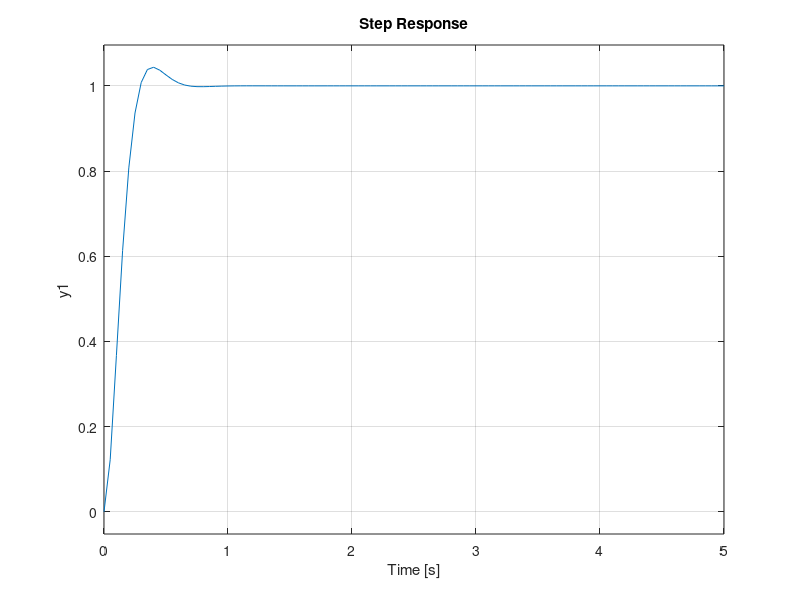
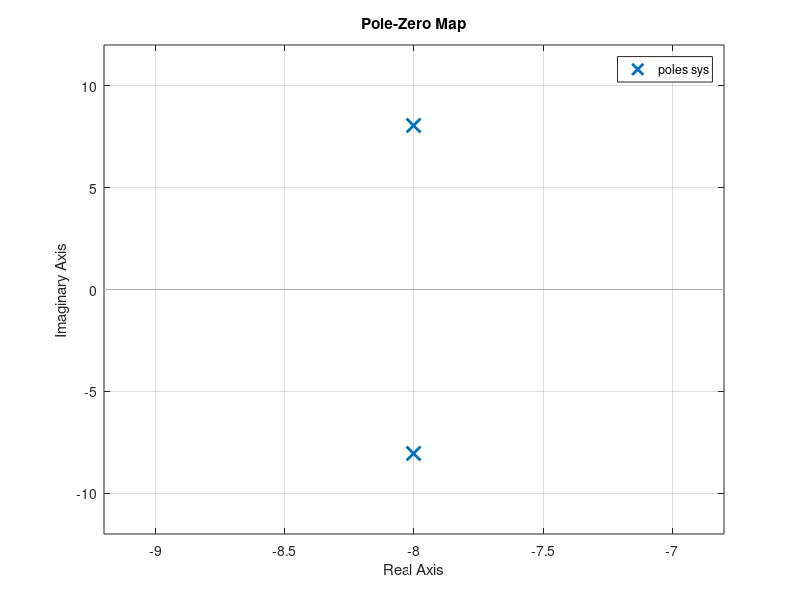

These charts were generated, in order, by the following MATLAB code:
k=1;
wn=11.35;
zvals=0.705;
t=[0:0.05:5];
close all;
figure
for z=zvals
    sys=tf([k*wn^2], [1 2*wn*z wn^2])
    step(sys,t)
    hold all;
end
%legend(['z=0'],['z=0.1'],['z=0.3'],['z=0.5'],['z=0.7'],['z=1'])
figure
for z=zvals
    sys=tf([k*wn^2], [1 2*wn*z wn^2])
    pzmap(sys)
    hold all;
end
%legend(['z=0'],['z=0.1'],['z=0.3'],['z=0.5'],['z=0.7'],['z=1'])

    